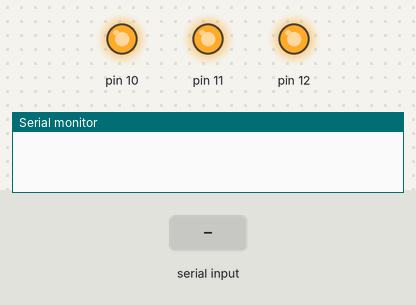
Bench run of a sketch on a simulated Arduino Uno, built with avr-gcc and run on an emulated ATmega328P. On the bench: output pins drawn as LEDs (lit = HIGH), the last lines printed to the serial monitor. The inputs (shaded band) are chosen by the test bench.

Above: at 1.2 s.
1.3 s: "a" received over Serial
At 1.9 s:
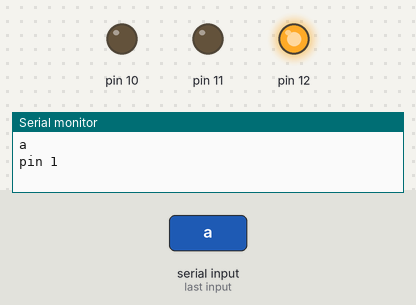
2.8 s: "c" received over Serial
At 4.0 s:
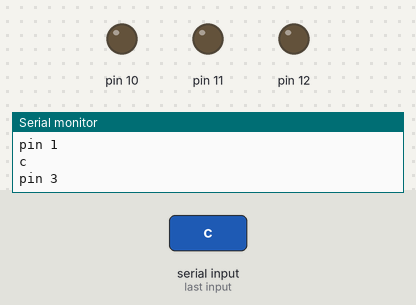
4.3 s: "b" received over Serial
At 5.4 s:
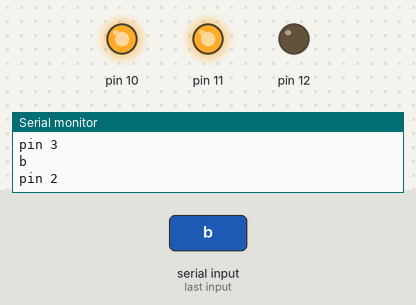
Timing chart, 0 to 7.3 s (numbered marks = the images above; inputs shaded):
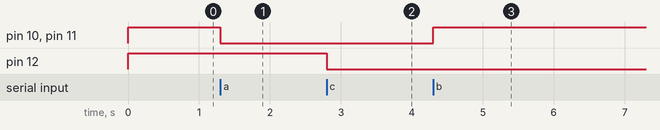

The sketch:

JARVIS_automation_bluetooth_arduino.ino
```cpp
char c;
void setup() {
  // put your setup code here, to run once:
Serial.begin(9600);
pinMode(10, OUTPUT);
pinMode(11, OUTPUT);
pinMode(12, OUTPUT);
digitalWrite(10,HIGH);
digitalWrite(11,HIGH);
digitalWrite(12,HIGH);
}

void loop() {
  // put your main code here, to run repeatedly:
if (Serial.available())
{
  c=Serial.read();
  //Serial.write(x);
  //Serial.println("pin");
  Serial.println(c);
  switch(c)
  {
      case 'a':
      digitalWrite(10,LOW);
      digitalWrite(11,LOW);
      Serial.println("pin 1");
      break;
      case 'b':
      digitalWrite(10,HIGH);
      digitalWrite(11,HIGH);
      Serial.println("pin 2");
      break;
      case 'c':
      digitalWrite(12,LOW);
      Serial.println("pin 3");
      break;
      case 'd':
      digitalWrite(12,HIGH);
      Serial.println("pin 4");
      break;
  }
  }
}
```

Measured:
- after the input at 1.3 s, pin 10, pin 11: HIGH → LOW at once
- after the input at 2.8 s, pin 12: HIGH → LOW at once
- after the input at 4.3 s, pin 10, pin 11: LOW → HIGH at once
